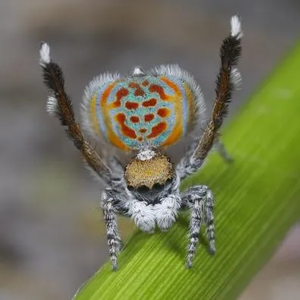
#> input picture Assignment_32/input/spider.png, 300 x 300 px, found by its file name
$ python 2d_convolution.py
#> lines starting #> are read from the running program, lines starting #| are printed output that depends on the picture
import cv2
import numpy as np

image = cv2.imread("Assignment_32/input/spider.png", cv2.IMREAD_GRAYSCALE)
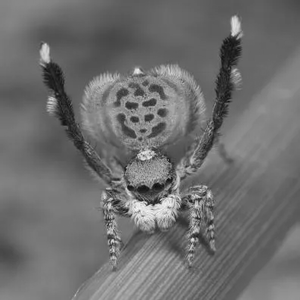
#> image: shape (300, 300); min 12, max 246, mean 110.3

# 1. Edge detection filter
kernel = np.array([[-1, -1, -1],
                   [-1,  8, -1],
                   [-1, -1, -1]])

result = cv2.filter2D(image, 0, kernel)
result = np.hstack((image, result))
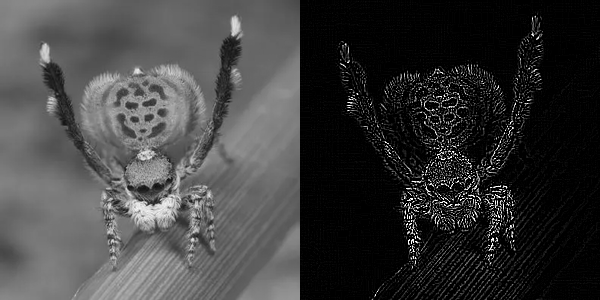
#> result: shape (300, 600); min 0, max 255, mean 61.2

cv2.imshow("", result)
cv2.waitKey(0)

# 2. Sharpening filter
kernel = np.array([[0, -1,  0],
                   [-1,  5, -1],
                   [0, -1,  0]])

result = cv2.filter2D(image, 0, kernel)
#> result: shape (300, 300)
result = np.hstack((image, result))
#> result: shape (300, 600)

cv2.imshow("", result)
cv2.waitKey(0)

# 3. Emboss filter
kernel = np.array([[-2, -1,  0],
                   [-1,  1,  1],
                   [0,  1,  2]])

result = cv2.filter2D(image, 0, kernel)
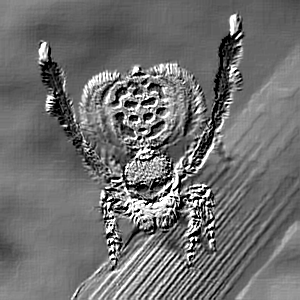
#> result: shape (300, 300); min 0, max 255, mean 111.3
result = np.hstack((image, result))
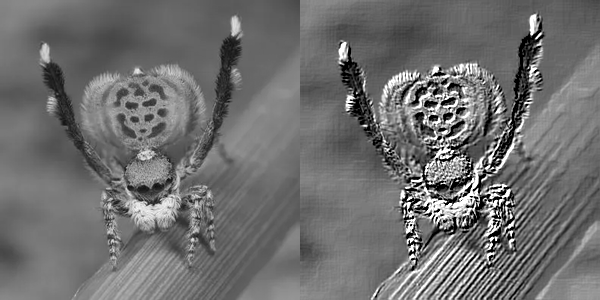
#> result: shape (300, 600); min 0, max 255, mean 110.8

cv2.imshow("", result)
cv2.waitKey(0)

# 4. Identity filter
kernel = np.array([[0,  0,  0],
                   [0,  1,  0],
                   [0,  0,  0]])

result = cv2.filter2D(image, 0, kernel)
result = np.hstack((image, result))
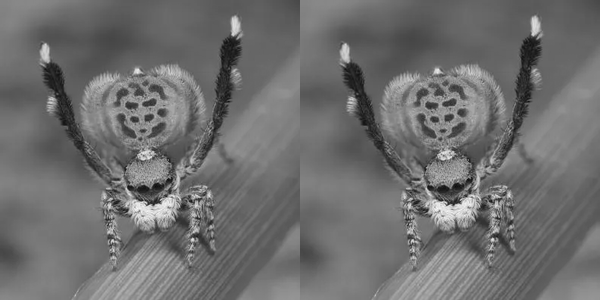
#> result: shape (300, 600); min 12, max 246, mean 110.3

cv2.imshow("", result)
cv2.waitKey(0)

# 5. Black zone filter
kernel = np.array([[0,  2,  0],
                   [2,  -4,  2],
                   [0,  2,  0]])

result = cv2.filter2D(image, 0, kernel)
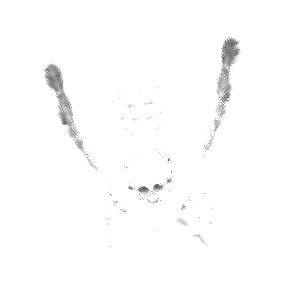
#> result: shape (300, 300); min 54, max 255, mean 252.7
result = np.hstack((image, result))
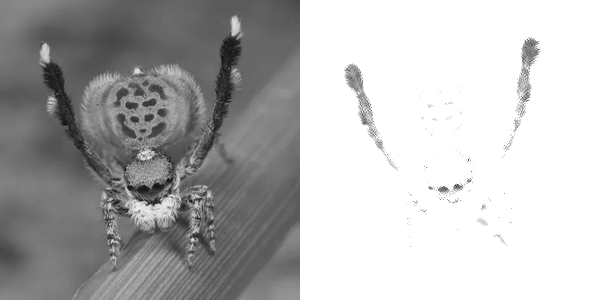
#> result: shape (300, 600); min 12, max 255, mean 181.5
cv2.imshow("", result)
cv2.waitKey(0)
